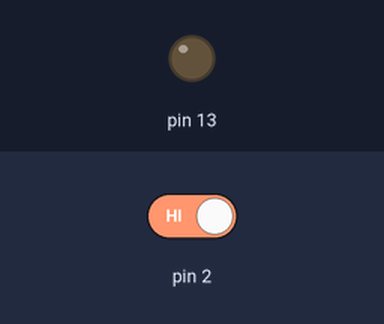
The sketch below on a simulated Arduino Uno, built with avr-gcc and run on an emulated ATmega328P. Parts: output pins drawn as LEDs (lit = HIGH). The inputs (shaded band) are chosen by the test bench; at power-on: pin 2 HIGH.

Above: at 1.2 s.
1.3 s: pin 2 driven LOW
At 1.9 s:
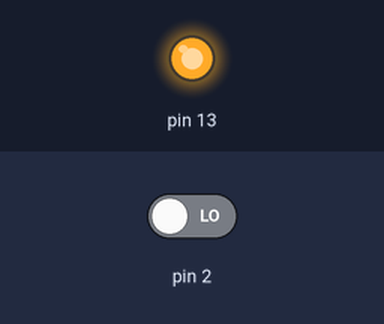
Timing chart, 0 to 4.3 s (numbered marks = the images above; inputs shaded):
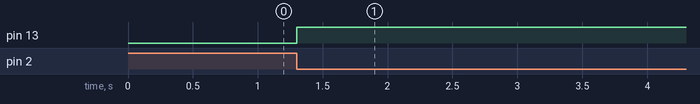

Measured:
- after the input at 1.3 s, pin 13: LOW → HIGH at once

The sketch:

sketch_apr11c.ino
```cpp
volatile byte state = HIGH;

void isr()
{
  digitalWrite(13, state);
  state = !state;
}

void setup() {
  // put your setup code here, to run once:
   pinMode(13, OUTPUT);
   attachInterrupt(0, isr, FALLING);
}

void loop() {
  // put your main code here, to run repeatedly:

}
```
